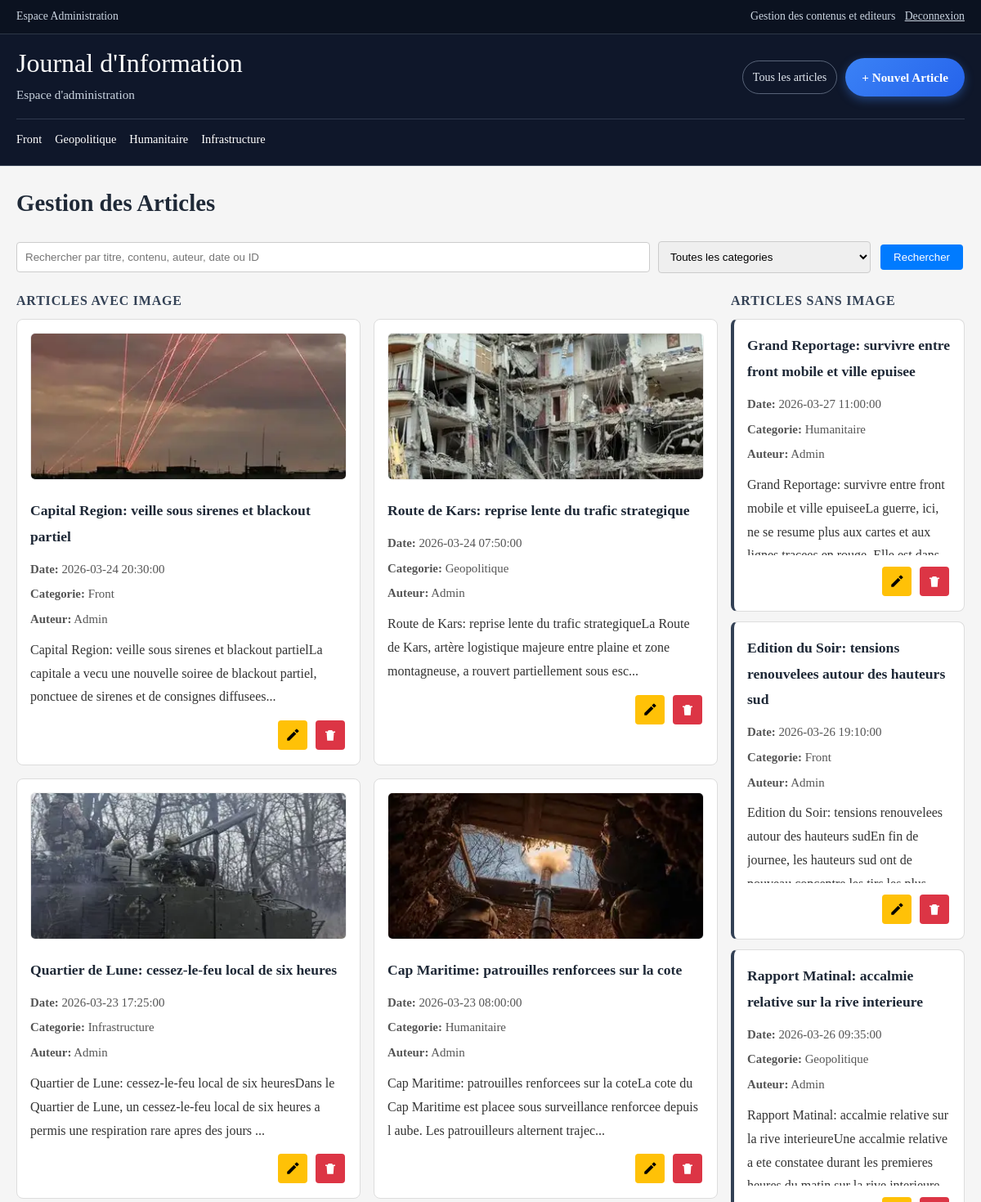
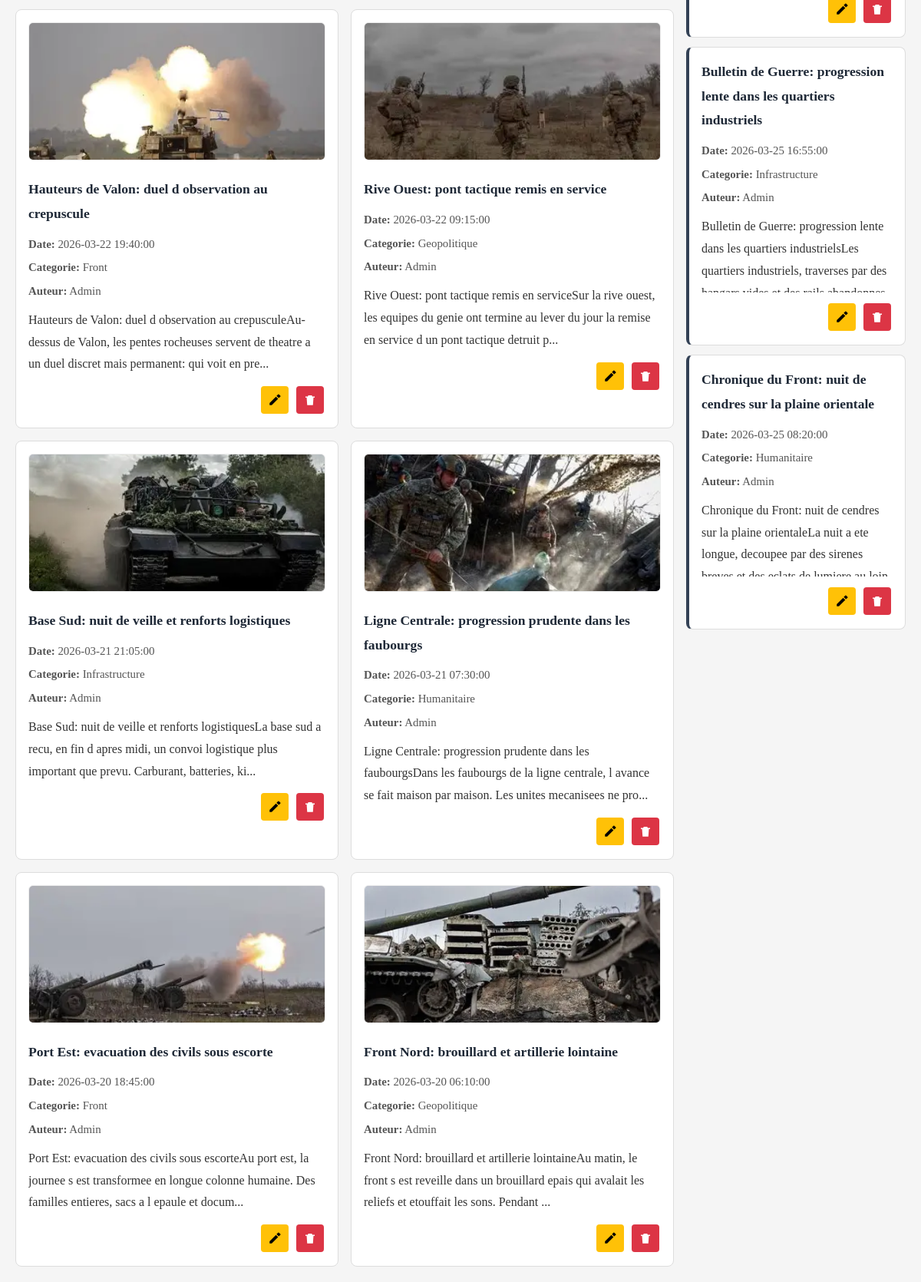
The app's page /simple-php-login/pages/index.php (signed in) with its own data (2 pictures, top to bottom).
### tables this page shows
CREATE TABLE journal_categories (
    id_categorie INT AUTO_INCREMENT PRIMARY KEY,
    nom_categorie VARCHAR(100) NOT NULL UNIQUE
);

CREATE TABLE journal_info (
    id INT AUTO_INCREMENT PRIMARY KEY,
    id_admin INT NOT NULL,
    id_categorie INT NOT NULL DEFAULT 1,
    titre VARCHAR(255) NOT NULL,
    date DATETIME NOT NULL,
    details TEXT NOT NULL,
    CONSTRAINT fk_journal_info_admin FOREIGN KEY (id_admin) REFERENCES journal_user(id_user),
    CONSTRAINT fk_journal_info_categorie FOREIGN KEY (id_categorie) REFERENCES journal_categories(id_categorie)
);

CREATE TABLE journal_user (
    id_user INT AUTO_INCREMENT PRIMARY KEY,
    nom VARCHAR(100) NOT NULL,
    mdp VARCHAR(255) NOT NULL,
    mail VARCHAR(100) NOT NULL UNIQUE,
    is_admin BOOLEAN NOT NULL DEFAULT FALSE
);

### simple-php-login/pages/index.php (the view, shortened to what this page needs)
<?php
$search = trim((string) ($_GET['q'] ?? ''));
$selectedCategoryId = max(0, (int) ($_GET['category'] ?? 0));
$categories = [];
$articles = [];
try {
    $pdo = db_connect();
    $catStmt = $pdo->query('SELECT id_categorie, nom_categorie FROM journal_categories ORDER BY nom_categorie ASC');
    $categories = $catStmt->fetchAll();
    $sql = 'SELECT ji.*, ju.nom AS admin_nom, jc.nom_categorie
            FROM journal_info ji
            LEFT JOIN journal_user ju ON ji.id_admin = ju.id_user
            LEFT JOIN journal_categories jc ON ji.id_categorie = jc.id_categorie';
    $sql .= ' ORDER BY ji.date DESC';
    $stmt = $pdo->prepare($sql);
    $stmt->execute();
    $articles = $stmt->fetchAll();
} catch (Throwable $e) {
    $dbError = 'Erreur de connexion a la base de donnees.';
}
$articlesWithImage = [];
$articlesWithoutImage = [];
function normalize_image_src_for_simple_php(string $src): string
{
    $src = trim($src);
    if (strpos($src, '/uploads/') === 0) {
        return str_replace('/uploads/', '/simple-php-login/uploads/', $src);
    }
    return $src;
}
foreach ($articles as $article) {
    $firstImage = null;
    if (preg_match('/<img[^>]+src=["\']([^"\']+)["\']/i', (string) ($article['details'] ?? ''), $match) === 1) {
        $firstImage = normalize_image_src_for_simple_php((string) $match[1]);
    }
    if (!empty($firstImage)) {
        $article['first_image'] = $firstImage;
        $articlesWithImage[] = $article;
    } else {
        $articlesWithoutImage[] = $article;
    }
}
?>
<!DOCTYPE html>
<html lang="fr">
<head>
</head>
<body>
    <header class="site-header">
        <div class="header-top">
            <div class="header-top-inner">
                <span>Espace Administration</span>
                <span>
                    Gestion des contenus et editeurs
                    <a class="logout-link" href="logout.php">Deconnexion</a>
                </span>
            </div>
        </div>
        <div class="header-main-inner">
            <div>
                <a href="index.php?q=&category=0" class="brand-link">Journal d'Information</a>
                <p class="brand-tagline">Espace d'administration</p>
            </div>
            <div class="header-actions">
                <a href="index.php?q=&category=0" class="header-chip">Tous les articles</a>
                <a href="create.php" class="header-chip header-chip-primary">+ Nouvel Article</a>
            </div>
            <div class="header-categories">
                <?php foreach ($categories as $headerCategory): ?>
                    <a
                        href="index.php?q=<?= urlencode($search) ?>&category=<?= (int) $headerCategory['id_categorie'] ?>"
                        class="category-link <?= $selectedCategoryId === (int) $headerCategory['id_categorie'] ? 'active' : '' ?>"
                    >
                        <?= htmlspecialchars((string) $headerCategory['nom_categorie'], ENT_QUOTES, 'UTF-8') ?>
                    </a>
                <?php endforeach; ?>
            </div>
        </div>
    </header>
    <main>
        <h2 class="page-title">Gestion des Articles</h2>
        <form action="index.php" method="GET" class="search-bar">
            <input
                type="text"
                name="q"
                class="search-input"
                placeholder="Rechercher par titre, contenu, auteur, date ou ID"
                value="<?= htmlspecialchars($search, ENT_QUOTES, 'UTF-8') ?>"
            >
            <select name="category" class="search-input" style="max-width: 260px;">
                <option value="0">Toutes les categories</option>
            </select>
            <button type="submit" class="btn btn-primary">Rechercher</button>
        </form>
        <?php if (empty($articles)): ?>
            <?php if ($search !== ''): ?>
                <p>Aucun article trouve pour la recherche "<?= htmlspecialchars($search, ENT_QUOTES, 'UTF-8') ?>".</p>
            <?php else: ?>
                <p>Aucun article pour le moment.</p>
            <?php endif; ?>
        <?php else: ?>
            <div class="articles-layout">
                <div>
                    <h3 class="side-title">Articles avec image</h3>
                    <div class="articles-with-image">
                        <?php foreach ($articlesWithImage as $article): ?>
                            <article class="article-card" onclick="window.location.href='article.php?id=<?= (int) $article['id'] ?>'">
                                <img src="<?= htmlspecialchars((string) $article['first_image'], ENT_QUOTES, 'UTF-8') ?>" alt="Apercu image de l'article" class="article-thumb">
                                <h2 class="article-title"><?= htmlspecialchars((string) $article['titre'], ENT_QUOTES, 'UTF-8') ?></h2>
                                <p class="article-meta"><strong>Date:</strong> <?= htmlspecialchars((string) $article['date'], ENT_QUOTES, 'UTF-8') ?></p>
                                <p class="article-meta"><strong>Categorie:</strong> <?= htmlspecialchars((string) ($article['nom_categorie'] ?? 'Non classe'), ENT_QUOTES, 'UTF-8') ?></p>
                                <p class="article-meta"><strong>Auteur:</strong> <?= htmlspecialchars((string) ($article['admin_nom'] ?? ('Admin #' . $article['id_admin'])), ENT_QUOTES, 'UTF-8') ?></p>
                                <p class="content-preview">
                                    <?= htmlspecialchars(mb_substr(strip_tags((string) $article['details']), 0, 160), ENT_QUOTES, 'UTF-8') ?>...
                                </p>
                                <div class="card-actions" onclick="event.stopPropagation()">
                                    <a href="edit.php?id=<?= (int) $article['id'] ?>" class="btn btn-warning btn-icon" title="Modifier" aria-label="Modifier">
                                        <svg viewBox="0 0 24 24" aria-hidden="true"><path d="M3 17.25V21h3.75L17.81 9.94l-3.75-3.75L3 17.25zm18.71-11.04a1.004 1.004 0 0 0 0-1.42l-2.5-2.5a1.004 1.004 0 0 0-1.42 0L15.13 4.95l3.75 3.75 2.83-2.49z"/></svg>
                                    </a>
                                    <a href="delete.php?id=<?= (int) $article['id'] ?>" class="btn btn-danger btn-icon" title="Supprimer" aria-label="Supprimer" onclick="return confirm('Etes-vous sur de vouloir supprimer cet article ?')">
                                        <svg viewBox="0 0 24 24" aria-hidden="true"><path d="M6 7h12l-1 14H7L6 7zm3-3h6l1 2h4v2H4V6h4l1-2z"/></svg>
                                    </a>
                                </div>
                            </article>
                        <?php endforeach; ?>
                    </div>
                </div>
                <aside>
                    <h3 class="side-title">Articles sans image</h3>
                    <div class="articles-without-image">
                        <?php foreach ($articlesWithoutImage as $article): ?>
                            <article class="article-card no-image" onclick="window.location.href='article.php?id=<?= (int) $article['id'] ?>'">
                                <h2 class="article-title"><?= htmlspecialchars((string) $article['titre'], ENT_QUOTES, 'UTF-8') ?></h2>
                                <p class="article-meta"><strong>Date:</strong> <?= htmlspecialchars((string) $article['date'], ENT_QUOTES, 'UTF-8') ?></p>
                                <p class="article-meta"><strong>Categorie:</strong> <?= htmlspecialchars((string) ($article['nom_categorie'] ?? 'Non classe'), ENT_QUOTES, 'UTF-8') ?></p>
                                <p class="article-meta"><strong>Auteur:</strong> <?= htmlspecialchars((string) ($article['admin_nom'] ?? ('Admin #' . $article['id_admin'])), ENT_QUOTES, 'UTF-8') ?></p>
                                <p class="content-preview">
                                    <?= htmlspecialchars(mb_substr(strip_tags((string) $article['details']), 0, 160), ENT_QUOTES, 'UTF-8') ?>...
                                </p>
                                <div class="card-actions" onclick="event.stopPropagation()">
                                    <a href="edit.php?id=<?= (int) $article['id'] ?>" class="btn btn-warning btn-icon" title="Modifier" aria-label="Modifier">
                                        <svg viewBox="0 0 24 24" aria-hidden="true"><path d="M3 17.25V21h3.75L17.81 9.94l-3.75-3.75L3 17.25zm18.71-11.04a1.004 1.004 0 0 0 0-1.42l-2.5-2.5a1.004 1.004 0 0 0-1.42 0L15.13 4.95l3.75 3.75 2.83-2.49z"/></svg>
                                    </a>
                                    <a href="delete.php?id=<?= (int) $article['id'] ?>" class="btn btn-danger btn-icon" title="Supprimer" aria-label="Supprimer" onclick="return confirm('Etes-vous sur de vouloir supprimer cet article ?')">
                                        <svg viewBox="0 0 24 24" aria-hidden="true"><path d="M6 7h12l-1 14H7L6 7zm3-3h6l1 2h4v2H4V6h4l1-2z"/></svg>
                                    </a>
                                </div>
                            </article>
                        <?php endforeach; ?>
                    </div>
                </aside>
            </div>
        <?php endif; ?>
    </main>
</body>
</html>

### simple-php-login/pages/index.php (style rules this page uses)
* { margin: 0; padding: 0; box-sizing: border-box; }
body { font-family: "Merriweather", Georgia, serif; line-height: 1.8; color: #333; background-color: #f5f5f5; }
.site-header { background-color: #0f172a; color: #f8fafc; border-bottom: 1px solid rgba(148, 163, 184, 0.35); }
.header-top { background: #0b1220; border-bottom: 1px solid rgba(148, 163, 184, 0.25); font-size: 0.86rem; }
.header-top-inner { max-width: 1200px; margin: 0 auto; padding: 8px 20px; display: flex; justify-content: space-between; gap: 12px; flex-wrap: wrap; color: #cbd5e1; }
.header-main-inner { max-width: 1200px; margin: 0 auto; padding: 18px 20px; display: flex; justify-content: space-between; align-items: center; gap: 16px; flex-wrap: wrap; }
.brand-link { color: #ffffff; text-decoration: none; font-size: 2rem; line-height: 1.1; font-family: "Playfair Display", "Times New Roman", serif; }
.brand-tagline { margin: 4px 0 0; font-size: 0.95rem; color: #cbd5e1; }
.header-actions { display: flex; gap: 10px; flex-wrap: wrap; align-items: center; }
.header-chip { border: 1px solid rgba(148, 163, 184, 0.55); color: #e2e8f0; text-decoration: none; padding: 7px 12px; border-radius: 999px; font-size: 0.88rem; }
.header-chip-primary { background: linear-gradient(135deg, #3b82f6, #2563eb); color: #ffffff !important; border: none; padding: 10px 20px; font-weight: 700; font-size: 0.95rem; box-shadow: 0 4px 12px rgba(59, 130, 246, 0.4); transition: all 0.3s ease; }
.header-categories { display: flex; gap: 16px; flex-wrap: wrap; padding-top: 12px; border-top: 1px solid rgba(148, 163, 184, 0.25); width: 100%; }
.category-link { display: inline-block; padding: 0; background: none; color: #ffffff; text-decoration: none; font-size: 0.9rem; font-weight: 500; border: none; transition: color 0.2s ease; }
main { max-width: 1200px; margin: 20px auto; padding: 0 20px; }
.page-title { margin: 0 0 20px 0; font-size: 1.8rem; color: #1f2937; }
.search-bar { display: flex; gap: 10px; margin: 10px 0 20px 0; align-items: center; flex-wrap: wrap; }
.search-input { flex: 1; min-width: 260px; padding: 10px; border: 1px solid #ccc; border-radius: 4px; }
.articles-layout { display: grid; grid-template-columns: 2.4fr 0.8fr; gap: 16px; margin-top: 16px; }
.articles-with-image { display: grid; grid-template-columns: repeat(2, minmax(0, 1fr)); gap: 16px; }
.articles-without-image { display: grid; grid-template-columns: 1fr; gap: 12px; align-content: start; }
.article-card { border: 1px solid #ddd; border-radius: 8px; padding: 16px; background: #fff; cursor: pointer; transition: box-shadow 0.2s ease, transform 0.2s ease; }
.article-title { margin: 0 0 10px 0; font-size: 1.1rem; color: #1f2937; }
.article-thumb { width: 100%; height: 180px; object-fit: cover; border-radius: 6px; margin-bottom: 12px; border: 1px solid #ececec; background: #f5f5f5; }
.article-meta { margin: 4px 0; color: #555; font-size: 0.93rem; }
.content-preview { margin-top: 10px; min-height: 60px; max-height: 100px; overflow: hidden; text-overflow: ellipsis; color: #333; }
.article-card.no-image { border-left: 4px solid #334155; }
.card-actions { margin-top: 12px; display: flex; justify-content: flex-end; gap: 6px; }
.side-title { margin: 0 0 8px 0; font-size: 1rem; color: #334155; text-transform: uppercase; letter-spacing: 0.05em; }
.btn { display: inline-block; padding: 8px 16px; margin: 2px; text-decoration: none; border-radius: 4px; cursor: pointer; border: none; }
.btn-primary { background-color: #007bff; color: white; }
.btn-warning { background-color: #ffc107; color: black; }
.btn-danger { background-color: #dc3545; color: white; }
.btn-icon { width: 36px; height: 36px; padding: 0; display: inline-flex; align-items: center; justify-content: center; }
.btn-icon svg { width: 18px; height: 18px; fill: currentColor; }
.logout-link { margin-left: 8px; color: #cbd5e1; }

### records on screen
journal_categories: nom_categorie "Front"
journal_categories: nom_categorie "Geopolitique"
journal_categories: nom_categorie "Humanitaire"
journal_categories: nom_categorie "Infrastructure"
journal_info: shows a picture, titre "Capital Region: veille sous sirenes et blackout partiel", date "2026-03-24 20:30:00", id_categorie.nom_categorie "Front", id_admin.nom "Admin", details "Capital Region: veille sous sirenes et blackout partielLa capitale a vecu une nouvelle soiree de blackout partiel, ponctuee de sirenes et de consignes diffusees"
journal_info: shows a picture, titre "Route de Kars: reprise lente du trafic strategique", date "2026-03-24 07:50:00", id_categorie.nom_categorie "Geopolitique", id_admin.nom "Admin", details "Route de Kars: reprise lente du trafic strategiqueLa Route de Kars, artère logistique majeure entre plaine et zone montagneuse, a rouvert partiellement sous esc"
journal_info: shows a picture, titre "Quartier de Lune: cessez-le-feu local de six heures", date "2026-03-23 17:25:00", id_categorie.nom_categorie "Infrastructure", id_admin.nom "Admin", details "Quartier de Lune: cessez-le-feu local de six heuresDans le Quartier de Lune, un cessez-le-feu local de six heures a permis une respiration rare apres des jours"
journal_info: shows a picture, titre "Cap Maritime: patrouilles renforcees sur la cote", date "2026-03-23 08:00:00", id_categorie.nom_categorie "Humanitaire", id_admin.nom "Admin", details "Cap Maritime: patrouilles renforcees sur la coteLa cote du Cap Maritime est placee sous surveillance renforcee depuis l aube. Les patrouilleurs alternent trajec"
journal_info: shows a picture, titre "Hauteurs de Valon: duel d observation au crepuscule", date "2026-03-22 19:40:00", id_categorie.nom_categorie "Front", id_admin.nom "Admin", details "Hauteurs de Valon: duel d observation au crepusculeAu-dessus de Valon, les pentes rocheuses servent de theatre a un duel discret mais permanent: qui voit en pre"
journal_info: shows a picture, titre "Rive Ouest: pont tactique remis en service", date "2026-03-22 09:15:00", id_categorie.nom_categorie "Geopolitique", id_admin.nom "Admin", details "Rive Ouest: pont tactique remis en serviceSur la rive ouest, les equipes du genie ont termine au lever du jour la remise en service d un pont tactique detruit p"
journal_info: shows a picture, titre "Base Sud: nuit de veille et renforts logistiques", date "2026-03-21 21:05:00", id_categorie.nom_categorie "Infrastructure", id_admin.nom "Admin", details "Base Sud: nuit de veille et renforts logistiquesLa base sud a recu, en fin d apres midi, un convoi logistique plus important que prevu. Carburant, batteries, ki"
journal_info: shows a picture, titre "Ligne Centrale: progression prudente dans les faubourgs", date "2026-03-21 07:30:00", id_categorie.nom_categorie "Humanitaire", id_admin.nom "Admin", details "Ligne Centrale: progression prudente dans les faubourgsDans les faubourgs de la ligne centrale, l avance se fait maison par maison. Les unites mecanisees ne pro"
journal_info: shows a picture, titre "Port Est: evacuation des civils sous escorte", date "2026-03-20 18:45:00", id_categorie.nom_categorie "Front", id_admin.nom "Admin", details "Port Est: evacuation des civils sous escorteAu port est, la journee s est transformee en longue colonne humaine. Des familles entieres, sacs a l epaule et docum"
journal_info: shows a picture, titre "Front Nord: brouillard et artillerie lointaine", date "2026-03-20 06:10:00", id_categorie.nom_categorie "Geopolitique", id_admin.nom "Admin", details "Front Nord: brouillard et artillerie lointaineAu matin, le front s est reveille dans un brouillard epais qui avalait les reliefs et etouffait les sons. Pendant"
journal_info: titre "Grand Reportage: survivre entre front mobile et ville epuisee", date "2026-03-27 11:00:00", id_categorie.nom_categorie "Humanitaire", id_admin.nom "Admin", details "Grand Reportage: survivre entre front mobile et ville epuiseeLa guerre, ici, ne se resume plus aux cartes et aux…"
journal_info: titre "Edition du Soir: tensions renouvelees autour des hauteurs sud", date "2026-03-26 19:10:00", id_categorie.nom_categorie "Front", id_admin.nom "Admin", details "Edition du Soir: tensions renouvelees autour des hauteurs sudEn fin de journee, les hauteurs sud ont de…"
journal_info: titre "Rapport Matinal: accalmie relative sur la rive interieure", date "2026-03-26 09:35:00", id_categorie.nom_categorie "Geopolitique", id_admin.nom "Admin", details "Rapport Matinal: accalmie relative sur la rive interieureUne accalmie relative a ete constatee durant les premieres…"
journal_info: titre "Bulletin de Guerre: progression lente dans les quartiers industriels", date "2026-03-25 16:55:00", id_categorie.nom_categorie "Infrastructure", id_admin.nom "Admin", details "Bulletin de Guerre: progression lente dans les quartiers industrielsLes quartiers industriels, traverses par des…"
journal_info: titre "Chronique du Front: nuit de cendres sur la plaine orientale", date "2026-03-25 08:20:00", id_categorie.nom_categorie "Humanitaire", id_admin.nom "Admin", details "Chronique du Front: nuit de cendres sur la plaine orientaleLa nuit a ete longue, decoupee par des sirenes…"
